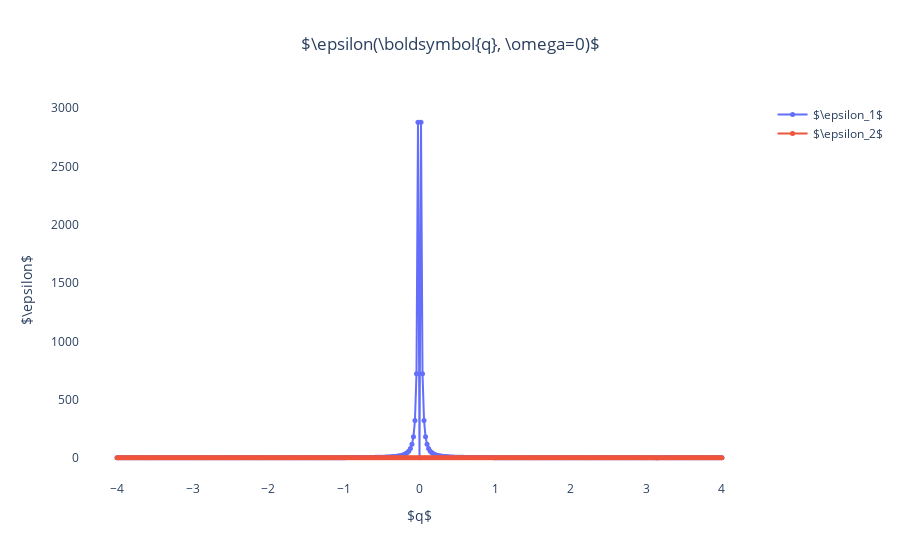

Notebook code cell kept with this figure:
### Code cell
fig = go.Figure()
#X = np.linspace(-a/2, a/2, len(Chi0zz[0, :]), endpoint = False)
xtitle = r'$q$'
fig.add_trace(go.Scatter(x = q, y = eps1, name = r'$\epsilon_1$', mode = "lines+markers",marker=dict(
            size=5,
        ),))
fig.add_trace(go.Scatter(x = q, y = eps2, name = r'$\epsilon_2$', mode = "lines+markers",marker=dict(
            size=5,
        ),))
fig.update_layout(title_text = r'$\epsilon(\boldsymbol{q}, \omega=0)$', title_x=0.5,xaxis_title= xtitle,
        yaxis_title = r'$\epsilon$',paper_bgcolor='rgba(0,0,0,0)', plot_bgcolor='rgba(0,0,0,0)',)
    #fig.show(dpi = 300)


fig.show()

### Figure 1 — Plotly figure (JSON) as saved in the notebook; plotly's stock layout.template omitted (floating-point values rounded to 4 significant figures; data arrays with more than 128 entries replaced by an {"elided": "..."} marker saying what was removed)
{"data": [{"marker": {"size": 5}, "mode": "lines+markers", "name": "$\\epsilon_1$", "type": "scatter", "x": {"elided": "401 float values"}, "y": {"elided": "401 float values"}}, {"marker": {"size": 5}, "mode": "lines+markers", "name": "$\\epsilon_2$", "type": "scatter", "x": {"elided": "401 float values"}, "y": {"elided": "401 float values"}}], "layout": {"paper_bgcolor": "rgba(0,0,0,0)", "plot_bgcolor": "rgba(0,0,0,0)", "title": {"text": "$\\epsilon(\\boldsymbol{q}, \\omega=0)$", "x": 0.5}, "xaxis": {"title": {"text": "$q$"}}, "yaxis": {"title": {"text": "$\\epsilon$"}}}}
